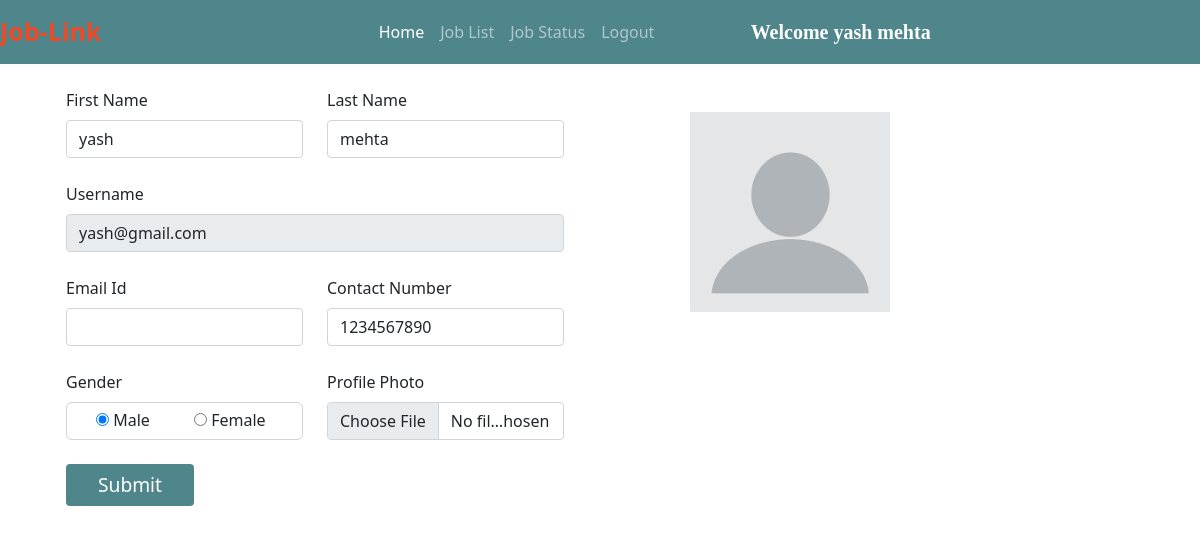
Page /user_homepage/ (signed in) on the committed database.
### jobs/models.py (models this page shows, shortened)
class Applicant(models.Model):
    user = models.ForeignKey(User, on_delete=models.CASCADE)
    phone = models.CharField(max_length=10)
    image = models.ImageField(upload_to="")
    gender = models.CharField(max_length=10)
    type = models.CharField(max_length=15)

### jobs/views.py (the view, shortened to what this page needs)
# urls.py: path("user_homepage/", views.user_homepage, name="user_homepage"),
def user_homepage(request):
    if not request.user.is_authenticated:
        return redirect("/user_login/")
    applicant = Applicant.objects.get(user=request.user)
    return render(request, "user_homepage.html", {"applicant": applicant})

### jobs/templates/user_homepage.html (shortened to what this page needs)
{% extends 'user_navbar.html' %}
{% block home %} active {% endblock %}
{% block body %}
<div class="container">
    <div class="row">
        <div class="col-sm-6">
            <form class="container mt-4" method="POST" enctype="multipart/form-data">
                <div class="row">
                    <div class="form-group col-md-6">
                        <label>First Name</label>
                        <input type="text" class="form-control mt-2" name="first_name" id="first_name"
                            value="{{applicant.user.first_name}}" required>
                    </div>
                    <div class="form-group col-md-6">
                        <label>Last Name</label>
                        <input type="text" class="form-control mt-2" name="last_name" id="last_name"
                        value="{{applicant.user.last_name}}" required>
                    </div>
                </div>
                <div class="row mt-4">
                    <div class="form-group col-md-12">
                        <label>Username</label>
                        <input type="text" class="form-control mt-2" name="username" id="username"
                            value="{{applicant.user.username}}" readonly>
                    </div>
                </div>
                <div class="row mt-4">
                    <div class="form-group col-md-6">
                        <label>Email Id</label>
                        <input type="email" class="form-control mt-2" name="email" id="email" value="{{applicant.user.email}}" required>
                    </div>
                    <div class="form-group col-md-6">
                        <label>Contact Number</label>
                        <input type="tel" class="form-control mt-2" name="phone" id="phone" value="{{applicant.phone}}" required>
                    </div>
                </div>
                <div class="row mt-4">
                    <div class="form-group col-md-6">
                        <label>Gender</label>
                        {% if applicant.gender == "Male" %}
                        <div class="mt-2" style="border: 1px solid lightgrey; padding: 5px; border-radius: 6px;">
                            <div class="form-check form-check-inline">
                                <input type="radio" class="custom-control-input" name="gender" value="Male" checked>
                                <label for="male" class="custom-control-label">Male</label>
                            </div>
                            <div class="form-check form-check-inline">
                                <input type="radio" class="custom-control-input" name="gender"
                                    value="Female">
                                <label for="female" class="custom-control-label">Female</label>
                            </div>
                        </div>
                        {% endif %}
                    </div>
                    <div class="form-group col-md-6">
                        <label>Profile Photo</label>
                        <input type="file" class="form-control mt-2" name="image" id="image">
                    </div>
                </div>
                <input type="submit" value="Submit" class="btn mt-4" accept="image/*" style="background-color: #4f868c; color: white; font-size: larger; width: 8rem;">
            </form>
        </div>
        <div class="col-sm-4 mt-5 text-center">
            <img src="{{applicant.image.url}}" alt="" width="200px" height="200px">
        </div>
    </div>
</div>
{% endblock %}

### jobs/templates/user_navbar.html (shortened to what this page needs)
<!doctype html>
<html lang="en">
<head>
  <link href="https://cdn.jsdelivr.net/npm/bootstrap@5.0.2/dist/css/bootstrap.min.css" rel="stylesheet"
>
  <link rel="stylesheet" href="https://cdnjs.cloudflare.com/ajax/libs/font-awesome/5.15.3/css/all.min.css">
</head>
<body>
  <nav class="navbar navbar-expand-lg navbar-dark sticky-top">
      <a class="navbar-brand" href="/"><span class="head1">Job-</span><span class="head1">Link</span></a>
      <div class="container w-50">
        <div class="collapse navbar-collapse" id="navbarSupportedContent">
          <ul class="navbar-nav me-auto mb-2 mb-lg-0">
            <li class="nav-item">
              <a class="nav-link {% block home %}{% endblock %}" aria-current="page" href="/user_homepage/">Home</a>
            </li>
            <li class="nav-item">
              <a class="nav-link {% block job_list %}{% endblock %}" href="/all_jobs/">Job List</a>
            </li>
            {% if request.user.is_authenticated %}
            <li class="nav-item {% block job_status %}{% endblock %}">
              <a class="nav-link" href="{% url 'job_status' %}">Job Status</a>
            </li>
            <li class="nav-item">
              <a class="nav-link" href="/logout/">Logout</a>
            </li>
            {% endif %}
          </ul>
          {% if request.user.is_authenticated %}
          <a class="navbar-brand" style="font-weight: bold; font-family: 'Times New Roman', Times, serif;"
            href="#">Welcome {{request.user.first_name}} {{request.user.last_name}}</a>
          {% endif %}
        </div>
      </div>
  </nav>
  {% block body %}
  {% endblock %}
</body>
</html>

### jobs/templates/user_navbar.html (style rules this page uses)
.navbar { background-color: #4f868c; }
.head1 { color: #EF4926; font-size: 25px; font-weight: bold; }

### rows in the picture
Applicant: first_name "yash", last_name "mehta", username "yash@gmail.com", phone "1234567890", image (placeholder picture)

### other values in the picture
{{ request.user.first_name }} "yash"
{{ request.user.last_name }} "mehta"
